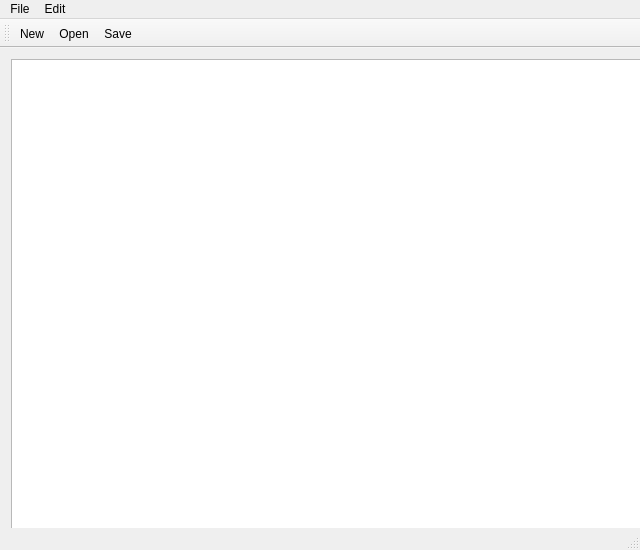
<?xml version="1.0" encoding="UTF-8"?>
<ui version="4.0">
 <class>MainWindow</class>
 <widget class="QMainWindow" name="MainWindow">
  <property name="geometry">
   <rect>
    <x>0</x>
    <y>0</y>
    <width>400</width>
    <height>300</height>
   </rect>
  </property>
  <property name="windowTitle">
   <string>MainWindow</string>
  </property>
  <widget class="QWidget" name="centralWidget">
   <property name="minimumSize">
    <size>
     <width>640</width>
     <height>480</height>
    </size>
   </property>
   <widget class="QWidget" name="verticalLayoutWidget">
    <property name="geometry">
     <rect>
      <x>0</x>
      <y>0</y>
      <width>642</width>
      <height>482</height>
     </rect>
    </property>
    <layout class="QVBoxLayout" name="verticalLayout">
     <item>
      <widget class="QTextEdit" name="textEdit">
       <property name="minimumSize">
        <size>
         <width>640</width>
         <height>480</height>
        </size>
       </property>
      </widget>
     </item>
    </layout>
   </widget>
  </widget>
  <widget class="QMenuBar" name="menuBar">
   <property name="geometry">
    <rect>
     <x>0</x>
     <y>0</y>
     <width>400</width>
     <height>22</height>
    </rect>
   </property>
   <widget class="QMenu" name="menuFile">
    <property name="title">
     <string>File</string>
    </property>
    <addaction name="actionNew"/>
    <addaction name="actionOpen"/>
    <addaction name="actionSave"/>
    <addaction name="actionSave_as"/>
    <addaction name="actionPrint"/>
    <addaction name="actionExit"/>
   </widget>
   <widget class="QMenu" name="menuEdit">
    <property name="title">
     <string>Edit</string>
    </property>
    <addaction name="actionCopy"/>
    <addaction name="actionPaste"/>
    <addaction name="actionCut"/>
    <addaction name="actionUndo"/>
    <addaction name="actionRedo"/>
   </widget>
   <addaction name="menuFile"/>
   <addaction name="menuEdit"/>
  </widget>
  <widget class="QToolBar" name="mainToolBar">
   <property name="minimumSize">
    <size>
     <width>0</width>
     <height>0</height>
    </size>
   </property>
   <attribute name="toolBarArea">
    <enum>TopToolBarArea</enum>
   </attribute>
   <attribute name="toolBarBreak">
    <bool>false</bool>
   </attribute>
   <addaction name="actionNew"/>
   <addaction name="actionOpen"/>
   <addaction name="actionSave"/>
  </widget>
  <widget class="QStatusBar" name="statusBar"/>
  <action name="actionNew">
   <property name="icon">
    <iconset resource="resources.qrc">
     <normaloff>:/img/New.bmp</normaloff>:/img/New.bmp</iconset>
   </property>
   <property name="text">
    <string>New</string>
   </property>
   <property name="shortcut">
    <string>Meta+N</string>
   </property>
  </action>
  <action name="actionOpen">
   <property name="icon">
    <iconset resource="resources.qrc">
     <normaloff>:/img/Open.bmp</normaloff>:/img/Open.bmp</iconset>
   </property>
   <property name="text">
    <string>Open</string>
   </property>
   <property name="shortcut">
    <string>Meta+O</string>
   </property>
  </action>
  <action name="actionSave">
   <property name="icon">
    <iconset>
     <normalon>:/img/Save.bmp</normalon>
    </iconset>
   </property>
   <property name="text">
    <string>Save</string>
   </property>
   <property name="shortcut">
    <string>Meta+S</string>
   </property>
  </action>
  <action name="actionPrint">
   <property name="text">
    <string>Print</string>
   </property>
   <property name="shortcut">
    <string>Meta+P</string>
   </property>
  </action>
  <action name="actionExit">
   <property name="text">
    <string>Exit</string>
   </property>
   <property name="shortcut">
    <string>Meta+Q</string>
   </property>
  </action>
  <action name="actionCopy">
   <property name="icon">
    <iconset resource="resources.qrc">
     <normaloff>:/img/Copy.bmp</normaloff>:/img/Copy.bmp</iconset>
   </property>
   <property name="text">
    <string>Copy</string>
   </property>
   <property name="shortcut">
    <string>Meta+C</string>
   </property>
  </action>
  <action name="actionPaste">
   <property name="icon">
    <iconset resource="resources.qrc">
     <normaloff>:/img/Paste.bmp</normaloff>:/img/Paste.bmp</iconset>
   </property>
   <property name="text">
    <string>Paste</string>
   </property>
   <property name="shortcut">
    <string>Meta+V</string>
   </property>
  </action>
  <action name="actionCut">
   <property name="icon">
    <iconset resource="resources.qrc">
     <normaloff>:/img/Cut.bmp</normaloff>:/img/Cut.bmp</iconset>
   </property>
   <property name="text">
    <string>Cut</string>
   </property>
   <property name="shortcut">
    <string>Meta+X</string>
   </property>
  </action>
  <action name="actionUndo">
   <property name="text">
    <string>Undo</string>
   </property>
   <property name="shortcut">
    <string>Meta+Z</string>
   </property>
  </action>
  <action name="actionRedo">
   <property name="text">
    <string>Redo</string>
   </property>
   <property name="shortcut">
    <string>Meta+Shift+Z</string>
   </property>
  </action>
  <action name="actionSave_as">
   <property name="text">
    <string>Save as</string>
   </property>
   <property name="shortcut">
    <string>Meta+Shift+S</string>
   </property>
  </action>
 </widget>
 <layoutdefault spacing="6" margin="11"/>
 <resources>
  <include location="resources.qrc"/>
 </resources>
 <connections/>
</ui>
